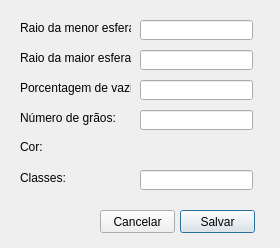
<?xml version="1.0" encoding="UTF-8"?>
<ui version="4.0">
 <class>Dialog</class>
 <widget class="QDialog" name="Dialog">
  <property name="geometry">
   <rect>
    <x>0</x>
    <y>0</y>
    <width>280</width>
    <height>248</height>
   </rect>
  </property>
  <property name="windowTitle">
   <string>Parâmetros - Esfera</string>
  </property>
  <widget class="QPushButton" name="btnSalvar">
   <property name="geometry">
    <rect>
     <x>180</x>
     <y>210</y>
     <width>75</width>
     <height>23</height>
    </rect>
   </property>
   <property name="cursor">
    <cursorShape>PointingHandCursor</cursorShape>
   </property>
   <property name="text">
    <string>Salvar</string>
   </property>
  </widget>
  <widget class="QPushButton" name="btnCancelar">
   <property name="geometry">
    <rect>
     <x>100</x>
     <y>210</y>
     <width>75</width>
     <height>23</height>
    </rect>
   </property>
   <property name="cursor">
    <cursorShape>PointingHandCursor</cursorShape>
   </property>
   <property name="text">
    <string>Cancelar</string>
   </property>
  </widget>
  <widget class="QLineEdit" name="lineEdit">
   <property name="geometry">
    <rect>
     <x>140</x>
     <y>20</y>
     <width>113</width>
     <height>20</height>
    </rect>
   </property>
  </widget>
  <widget class="QLabel" name="label">
   <property name="geometry">
    <rect>
     <x>20</x>
     <y>20</y>
     <width>111</width>
     <height>16</height>
    </rect>
   </property>
   <property name="text">
    <string>Raio da menor esfera:</string>
   </property>
  </widget>
  <widget class="QLineEdit" name="lineEdit_2">
   <property name="geometry">
    <rect>
     <x>140</x>
     <y>50</y>
     <width>113</width>
     <height>20</height>
    </rect>
   </property>
  </widget>
  <widget class="QLabel" name="label_2">
   <property name="geometry">
    <rect>
     <x>20</x>
     <y>50</y>
     <width>111</width>
     <height>16</height>
    </rect>
   </property>
   <property name="text">
    <string>Raio da maior esfera:</string>
   </property>
  </widget>
  <widget class="QLineEdit" name="lineEdit_3">
   <property name="geometry">
    <rect>
     <x>140</x>
     <y>80</y>
     <width>113</width>
     <height>20</height>
    </rect>
   </property>
  </widget>
  <widget class="QLabel" name="label_3">
   <property name="geometry">
    <rect>
     <x>20</x>
     <y>80</y>
     <width>111</width>
     <height>16</height>
    </rect>
   </property>
   <property name="text">
    <string>Porcentagem de vazio:</string>
   </property>
  </widget>
  <widget class="QLineEdit" name="lineEdit_4">
   <property name="geometry">
    <rect>
     <x>140</x>
     <y>110</y>
     <width>113</width>
     <height>20</height>
    </rect>
   </property>
  </widget>
  <widget class="QLabel" name="label_4">
   <property name="geometry">
    <rect>
     <x>20</x>
     <y>110</y>
     <width>111</width>
     <height>16</height>
    </rect>
   </property>
   <property name="text">
    <string>Número de grãos:</string>
   </property>
  </widget>
  <widget class="QLabel" name="label_5">
   <property name="geometry">
    <rect>
     <x>20</x>
     <y>140</y>
     <width>46</width>
     <height>14</height>
    </rect>
   </property>
   <property name="text">
    <string>Cor:</string>
   </property>
  </widget>
  <widget class="QWidget" name="widget" native="true">
   <property name="geometry">
    <rect>
     <x>140</x>
     <y>140</y>
     <width>111</width>
     <height>21</height>
    </rect>
   </property>
   <property name="cursor">
    <cursorShape>PointingHandCursor</cursorShape>
   </property>
  </widget>
  <widget class="QLabel" name="label_6">
   <property name="geometry">
    <rect>
     <x>20</x>
     <y>170</y>
     <width>111</width>
     <height>16</height>
    </rect>
   </property>
   <property name="text">
    <string>Classes:</string>
   </property>
  </widget>
  <widget class="QLineEdit" name="lineEdit_5">
   <property name="geometry">
    <rect>
     <x>140</x>
     <y>170</y>
     <width>113</width>
     <height>20</height>
    </rect>
   </property>
  </widget>
 </widget>
 <resources/>
 <connections/>
</ui>
